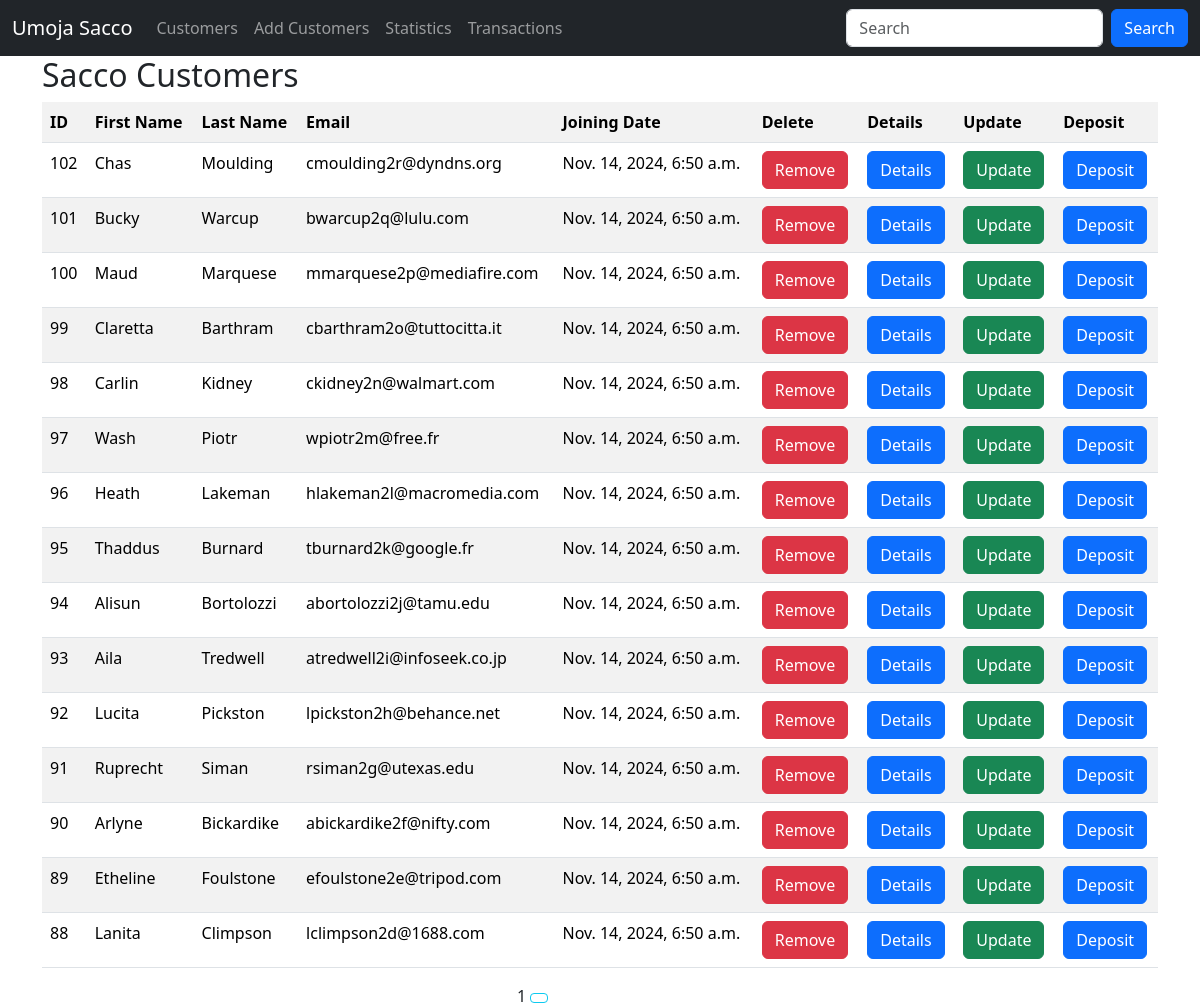
/, run on an earlier commit of the app's database.
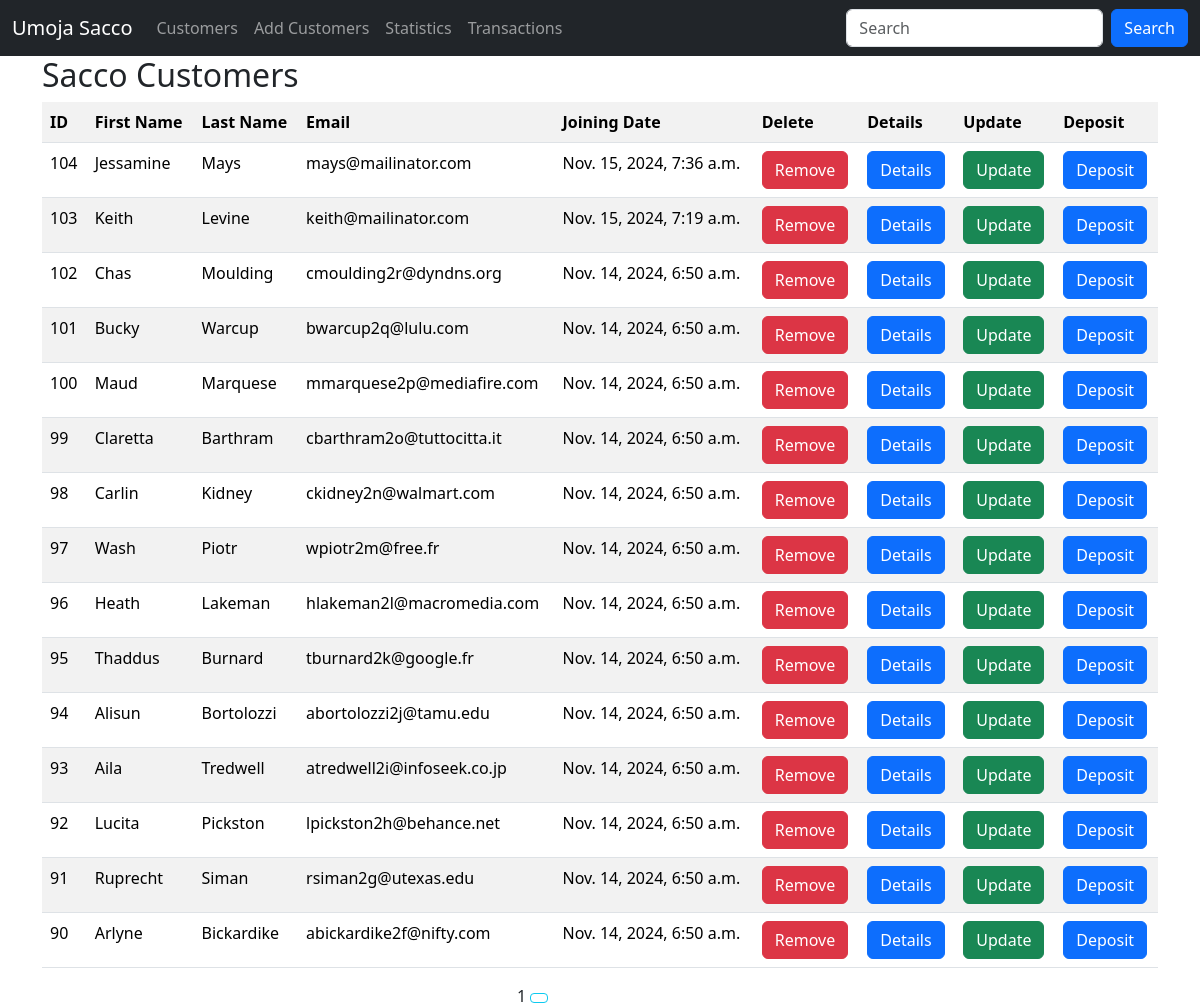
And on a later commit of the database.
### sacco/models.py (models this page shows, shortened)
class Customer(models.Model):
    first_name = models.CharField(max_length=30)
    last_name = models.CharField(max_length=30)
    email = models.EmailField(unique=True)
    dob = models.DateField()
    gender = models.CharField(max_length=10)
    weight = models.PositiveIntegerField(default=0)
    created_at = models.DateTimeField(auto_now_add=True)
    updated_at = models.DateTimeField(auto_now=True)
    class Meta:
        db_table = 'customers'

### sacco/views.py (the view)
# urls.py: path('', views.customers, name='customers'),
def customers(request):
    data = Customer.objects.all().order_by('-id').values() # select * from customers
    paginator = Paginator(data, 15)
    page_number = request.GET.get('page', 1)
    try:
        paginated_data = paginator.page(page_number)
    except PageNotAnInteger | EmptyPage:
        paginated_data = paginator.page(1)
    return render(request, 'customers.html', {"data" : paginated_data} )

### templates/customers.html (shortened to what this page needs)
{% extends 'master.html' %}
{% block content %}
    <div class="container">
    <h2>Sacco Customers</h2>
    <table class="table table-striped">
        <tr>
            <th>ID</th>
            <th>First Name</th>
            <th>Last Name</th>
            <th>Email</th>
            <th>Joining Date</th>
            <th>Delete</th>
            <th>Details</th>
            <th>Update</th>
            <th>Deposit</th>
        </tr>
        {% for customer in data.object_list %}
        	<tr>
                <td>{{ customer.id }}</td>
                <td>{{ customer.first_name }}</td>
                <td>{{ customer.last_name }}</td>
                <td>{{ customer.email }}</td>
                <td>{{ customer.created_at }}</td>
                <td>
                    <a class="btn btn-danger" href="{% url 'delete_customer' customer.id %}">Remove</a>
                </td>
                <td>
                    <a class="btn btn-primary" href="{% url 'customer_details' customer.id %}">Details</a>
                </td>
                <td>
                    <a class="btn btn-success" href="{% url 'update_customer' customer.id %}">Update</a>
                </td>
                <td>
                    <a class="btn btn-primary" href="{% url 'deposit' customer.id %}">Deposit</a>
                </td>
            </tr>
        {% empty %}
        	<p>No customers in the sacco</p>
        {% endfor %}
    </table>
    <div class="row justify-content-center">
        <div class="col-sm-2">
            <span>{{ data.number }}</span>
            {% if data.has_next %}
                <a class="btn btn-outline-info btn-sm" href="?page={{ data.next_page_number }}"></a>
            {% endif %}
        </div>
    </div>
    </div>
{% endblock %}

What changed in the data, as far as the page shows it:
no longer on this page (row unchanged): Customer: id "89", first_name "Etheline", last_name "Foulstone", email "efoulstone2e@tripod.com", created_at "Nov. 14, 2024, 6:50 a.m."
no longer on this page (row unchanged): Customer: id "88", first_name "Lanita", last_name "Climpson", email "lclimpson2d@1688.com", created_at "Nov. 14, 2024, 6:50 a.m."
added Customer: id "104", first_name "Jessamine", last_name "Mays", email "mays@mailinator.com", created_at "Nov. 15, 2024, 7:36 a.m."
added Customer: id "103", first_name "Keith", last_name "Levine", email "keith@mailinator.com", created_at "Nov. 15, 2024, 7:19 a.m."
